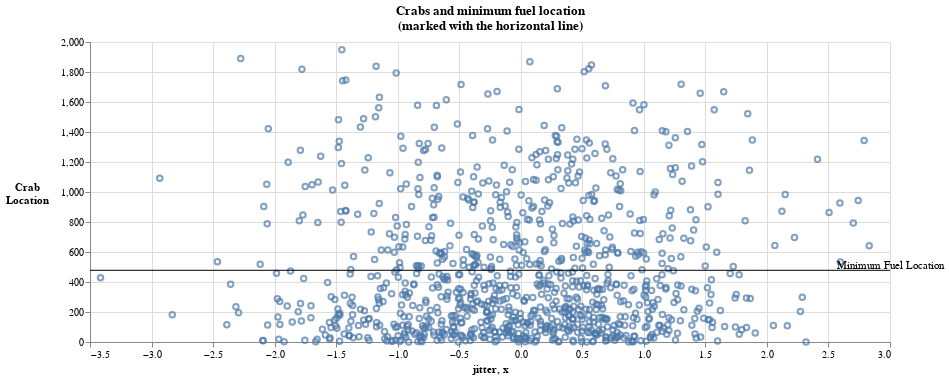

The notebook cell saved with this chart:
### Code cell
frame = pd.DataFrame({
    "points" : puzzle_input,
    "idx" : range(len(puzzle_input)),
    "min_loc" : [answer] * len(puzzle_input)
})

crabs = alt.Chart(frame).transform_calculate(
    # Generate Gaussian jitter with a Box-Muller transform
    jitter='sqrt(-2*log(random()))*cos(2*PI*random())'
).mark_point().encode(
    x = alt.X(
        'jitter:Q'
    ),
    y = alt.Y(
        'points:Q',
        axis = alt.Axis(
            title = ["Crab","Location"],
            titleAngle = 0,
            titlePadding = 20
        )
    )
).properties(height = 300, width = 800)

line = alt.Chart(pd.DataFrame({'y': [min_key]})).mark_rule().encode(y='y')
text = alt.Chart(pd.DataFrame({
    'y': [min_key+30],
    'x': [3],
    "text" : ["Minimum Fuel Location"]
})).mark_text().encode(
    y='y',
    x ="x",
    text = "text"
)


alt.layer(crabs, line, text, title = ["Crabs and minimum fuel location","(marked with the horizontal line)"])

### Figure 1 — Vega-Lite specification as saved in the notebook (floating-point values rounded to 4 significant figures; data arrays with more than 128 entries replaced by an {"elided": "..."} marker saying what was removed)
{"config": {"view": {"continuousWidth": 400, "continuousHeight": 300}}, "layer": [{"data": {"name": "data-6802c9b91f0fd1bfe9038fe8d2c1571f"}, "mark": "point", "encoding": {"x": {"type": "quantitative", "field": "jitter"}, "y": {"type": "quantitative", "axis": {"title": ["Crab", "Location"], "titleAngle": 0, "titlePadding": 20}, "field": "points"}}, "height": 300, "transform": [{"calculate": "sqrt(-2*log(random()))*cos(2*PI*random())", "as": "jitter"}], "width": 800}, {"data": {"name": "data-7a3ebea16b9d8f755cf0e1ec17158025"}, "mark": "rule", "encoding": {"y": {"type": "quantitative", "field": "y"}}}, {"data": {"name": "data-01938aafef8b322b90209acfbc103439"}, "mark": "text", "encoding": {"text": {"type": "nominal", "field": "text"}, "x": {"type": "quantitative", "field": "x"}, "y": {"type": "quantitative", "field": "y"}}}], "title": ["Crabs and minimum fuel location", "(marked with the horizontal line)"], "$schema": "https://vega.github.io/schema/vega-lite/v4.8.1.json", "datasets": {"data-6802c9b91f0fd1bfe9038fe8d2c1571f": {"elided": "1000 records"}, "data-7a3ebea16b9d8f755cf0e1ec17158025": [{"y": 478}], "data-01938aafef8b322b90209acfbc103439": [{"y": 508, "x": 3, "text": "Minimum Fuel Location"}]}}
